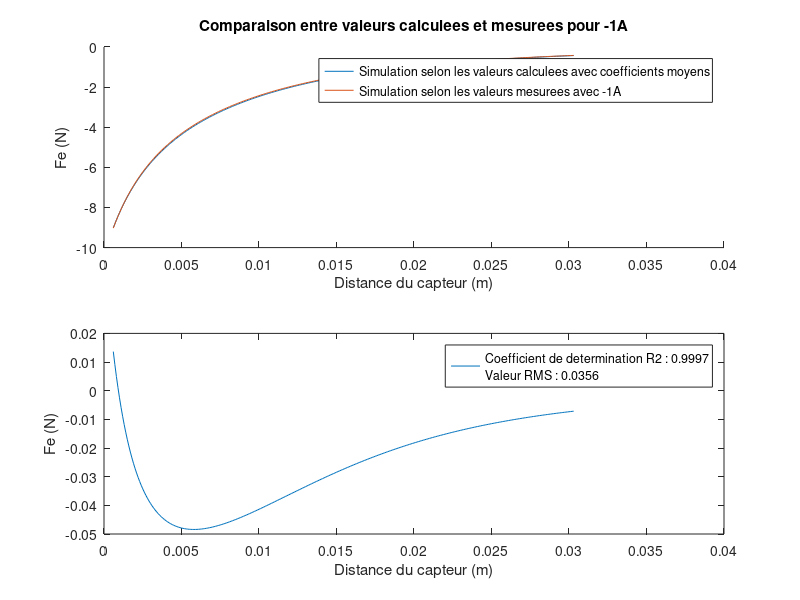
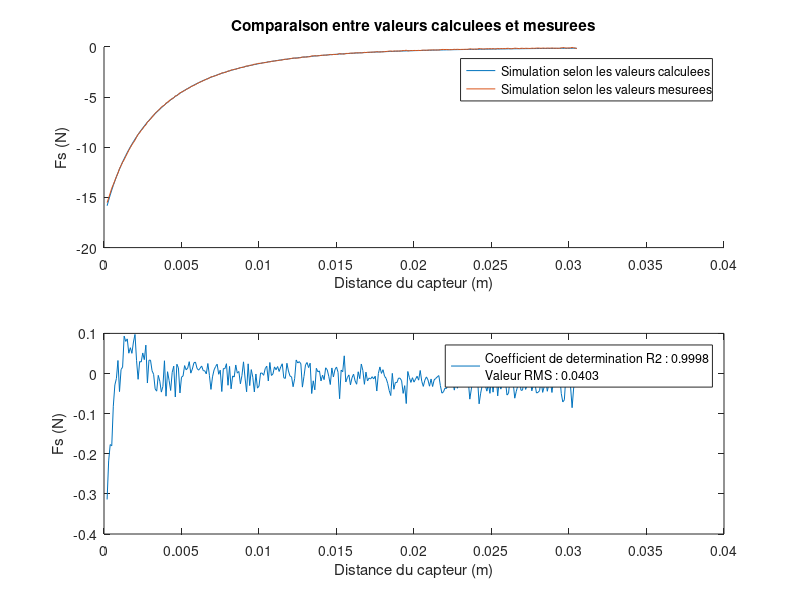

MATLAB code to generate these figures, in order:
reset = 1;

if reset
   close all
   clear all
   clc
end

% figure 1:   Simulation avec -1A
% figure 2:   Simulation avec -2A
% figure 3:   Simulation avec -1A mesure et coefficient moyens
% figure 4:   Simulation avec -2A mesure et coefficient moyens
% figure 5:   Simulation pour Fs
% figure 6:    
% figure 7:   
% figure 8:   
% figure 9:   
% figure 10:   
%figures    1 2 3 4 5 6 7 8 9 10
figures = [ 0 0 1 0 1 0 0 0 0 0];           %Mettre 1 pour afficher et 0 pour cacher

% displays 1:   Erreur sur -1A
% displays 2:   Erreur sur -2A
% displays 3:   Choix des coefficients Fe
% displays 4:   Erreur sur Fs
% displays 5:   Choix des coefficients Fs
% displays 6:
% displays 7:   
% displays 8:   
% displays 9:   
% displays 10:   
%displays    1 2 3 4 5 6 7 8 9 10
displays = [ 0 0 1 0 1 0 0 0 0 0];          %Mettre 1 pour afficher et 0 pour cacher

%% mesures avec -1A

load('Fe_attraction.mat')

I1 = -1;
be1 = 13.029359254409743;

z1_1 = z_m1A;
z1_0 = z1_1.^0;
z1_2 = z1_1.^2;
z1_3 = z1_1.^3;

Y1 = ((I1^2+be1*abs(I1))*sign(I1))./Fe_m1A;

X1 = [z1_0 z1_1 z1_2 z1_3];

a1 = pinv(X1)*Y1;
ae1_0 = a1(1);
ae1_1 = a1(2);
ae1_2 = a1(3);
ae1_3 = a1(4);

Fe1 = ((I1^2+be1*abs(I1))*sign(I1))./(ae1_0.*z1_0 + ae1_1.*z1_1 + ae1_2.*z1_2 + ae1_3.*z1_3);

N1 = length(Fe_m1A);
Fe_m1Am = sum(Fe_m1A)/N1;
SSres1 = sum((Fe_m1A-Fe1).^2);
SST1 = sum((Fe_m1A-Fe_m1Am).^2);
RMS1 = sqrt(sum((Fe1-Fe_m1A).^2)/N1);
R1 = 1 - SSres1/SST1;
R1_2 = sum((Fe1-Fe_m1Am).^2)/sum((Fe_m1A-Fe_m1Am).^2);

if figures(1)
    figure()
    subplot(2,1,1)
    hold on
    plot(z_m1A,Fe1)
    plot(z_m1A,Fe_m1A)
    legend('Simulation selon les valeurs calculees avec -1A','Simulation selon les valeurs mesurees avec -1A')
    title('Comparaison entre valeurs calculees et mesurees pour -1A')
    xlabel('Distance du capteur (m)')
    ylabel('Fe (N)')
    hold off
    subplot(2,1,2)
    plot(z_m1A,Fe1-Fe_m1A)
    ErreurText = sprintf('Coefficient de determination R2 : %.4f\nValeur RMS : %.4f\t', R1,RMS1);
    legend(ErreurText)
    xlabel('Distance du capteur (m)')
    ylabel('Fe (N)')
end

if displays(1)
    disp('Qualite de l"approximation par les moindres carres de -1A :')
    disp('Valeur moyennes des mesures :')
    disp(Fe_m1Am)
    disp('Somme des residues au carre :')
    disp(SSres1)
    disp('Somme des erreurs totales au carre :')
    disp(SST1)
    disp('Coefficient de determination R2 :')
    disp(R1)
    disp('Valeur RMS :')
    disp(RMS1)
end


%% mesures avec -2A

load('Fe_attraction.mat')

I2 = -2;
be1 = 13.029359254409743;

z2_1 = z_m2A;
z2_0 = z2_1.^0;
z2_2 = z2_1.^2;
z2_3 = z2_1.^3;

Y2 = ((I2^2+be1*abs(I2))*sign(I2))./Fe_m2A;

X2 = [z2_0 z2_1 z2_2 z2_3];

a2 = pinv(X2)*Y2;
ae2_0 = a2(1);
ae2_1 = a2(2);
ae2_2 = a2(3);
ae2_3 = a2(4);

Fe2 = ((I2^2+be1*abs(I2))*sign(I2))./(ae2_0.*z2_0 + ae2_1.*z2_1 + ae2_2.*z2_2 + ae2_3.*z2_3);

N2 = length(Fe_m2A);
Fe_m2Am = sum(Fe_m2A)/N2;
SSres2 = sum((Fe_m2A-Fe2).^2);
SST2 = sum((Fe_m2A-Fe_m2Am).^2);
RMS2 = sqrt(sum((Fe2-Fe_m2A).^2)/N2);
R2 = 1 - SSres2/SST2;
R2_2 = sum((Fe2-Fe_m2Am).^2)/sum((Fe_m2A-Fe_m2Am).^2);

if figures(2)
    figure()
    subplot(2,1,1)
    hold on
    plot(z_m2A,Fe2)
    plot(z_m2A,Fe_m2A)
    legend('Simulation selon les valeurs calculees avec -2A','Simulation selon les valeurs mesurees avec -2A')
    title('Comparaison entre valeurs calculees et mesurees pour -2A')
    xlabel('Distance du capteur (m)')
    ylabel('Fe (N)')
    hold off
    subplot(2,1,2)
    plot(z_m2A,Fe2-Fe_m2A)
    ErreurText = sprintf('Coefficient de determination R2 : %.4f\nValeur RMS : %.4f\t', R2,RMS2);
    legend(ErreurText)
    xlabel('Distance du capteur (m)')
    ylabel('Fe (N)')
end

if displays(2)
    disp('Qualite de l"approximation par les moindres carres de -2A :')
    disp('Valeur moyennes des mesures :')
    disp(Fe_m2Am)
    disp('Somme des residues au carre :')
    disp(SSres2)
    disp('Somme des erreurs totales au carre :')
    disp(SST2)
    disp('Coefficient de determination R2 :')
    disp(R2)
    disp('Valeur RMS :')
    disp(RMS2)
end

%% Coefficients moyens

aMean = (a1+a2)./2;

aeMean_0 = aMean(1);
aeMean_1 = aMean(2);
aeMean_2 = aMean(3);
aeMean_3 = aMean(4);

Fe1Mean = ((I1^2+be1*abs(I1))*sign(I1))./(aeMean_0.*z1_0 + aeMean_1.*z1_1 + aeMean_2.*z1_2 + aeMean_3.*z1_3);
Fe2Mean = ((I2^2+be1*abs(I2))*sign(I2))./(aeMean_0.*z2_0 + aeMean_1.*z2_1 + aeMean_2.*z2_2 + aeMean_3.*z2_3);

SSres1 = sum((Fe_m1A-Fe1Mean).^2);
SST1 = sum((Fe_m1A-Fe_m1Am).^2);
RMS1 = sqrt(sum((Fe1Mean-Fe_m1A).^2)/N1);
R1 = 1 - SSres1/SST1;

SSres2 = sum((Fe_m2A-Fe2Mean).^2);
SST2 = sum((Fe_m2A-Fe_m2Am).^2);
RMS2 = sqrt(sum((Fe2Mean-Fe_m2A).^2)/N2);
R2 = 1 - SSres2/SST2;

if figures(3)
    figure()
    subplot(2,1,1)
    hold on
    plot(z_m1A,Fe1)
    plot(z_m1A,Fe1Mean)
    legend('Simulation selon les valeurs calculees avec coefficients moyens','Simulation selon les valeurs mesurees avec -1A')
    title('Comparaison entre valeurs calculees et mesurees pour -1A')
    xlabel('Distance du capteur (m)')
    ylabel('Fe (N)')
    hold off
    subplot(2,1,2)
    plot(z_m1A,Fe1-Fe1Mean)
    ErreurText = sprintf('Coefficient de determination R2 : %.4f\nValeur RMS : %.4f\t', R1,RMS1);
    legend(ErreurText)
    xlabel('Distance du capteur (m)')
    ylabel('Fe (N)')
end

if figures(4)
    figure()
    subplot(2,1,1)
    hold on
    plot(z_m2A,Fe2)
    plot(z_m2A,Fe2Mean)
    legend('Simulation selon les valeurs calculees avec coefficients moyens','Simulation selon les valeurs mesurees avec -2A')
    title('Comparaison entre valeurs calculees et mesurees pour -2A')
    xlabel('Distance du capteur (m)')
    ylabel('Fe (N)')
    hold off
    subplot(2,1,2)
    plot(z_m2A,Fe2-Fe2Mean)
    ErreurText = sprintf('Coefficient de determination R2 : %.4f\nValeur RMS : %.4f\t', R2,RMS2);
    legend(ErreurText)
    xlabel('Distance du capteur (m)')
    ylabel('Fe (N)')
end

if displays(3)
    disp('Les coefficients choisis correspondent a la moyenne des coefficients')
    disp('calcules avec -1A et -2A : ')
    disp('ae0 : '),
    disp(aMean(1))
    disp('ae1 : '),
    disp(aMean(2))
    disp('ae2 : '),
    disp(aMean(3))
    disp('ae3 : '),
    disp(aMean(4))
end

%% mesures avec Fs

load('Fs.mat')

z_pos = z_pos(1:150);       %Les valeurs du debut sont plus importante que celles de la fin
Fs = Fs(1:150);             %pour la determination des coefficients (la fin tend vers zero)

z3_1 = z_pos;
z3_0 = z3_1.^0;
z3_2 = z3_1.^2;
z3_3 = z3_1.^3;

Y3 = -1./Fs;

X3 = [z3_0 z3_1 z3_2 z3_3];

a3 = pinv(X3)*Y3;
as_0 = a3(1);
as_1 = a3(2);
as_2 = a3(3);
as_3 = a3(4);

load('Fs.mat')
z3_1 = z_pos;
z3_0 = z3_1.^0;
z3_2 = z3_1.^2;
z3_3 = z3_1.^3;

Fs_sim = -1./(as_0.*z3_0 + as_1.*z3_1 + as_2.*z3_2 + as_3.*z3_3);

NFs = length(Fs);
FsMean = sum(Fs)/NFs;
SSresFs = sum((Fs-Fs_sim).^2);
SSTFs = sum((Fs-FsMean).^2);
RMSFs = sqrt(sum((Fs_sim-Fs).^2)/NFs);
RFs = 1 - SSresFs/SSTFs;

if figures(5)
    figure()
    subplot(2,1,1)
    hold on
    plot(z_pos,Fs_sim)
    plot(z_pos,Fs)
    legend('Simulation selon les valeurs calculees','Simulation selon les valeurs mesurees')
    title('Comparaison entre valeurs calculees et mesurees')
    xlabel('Distance du capteur (m)')
    ylabel('Fs (N)')
    hold off
    subplot(2,1,2)
    plot(z_pos,Fs_sim-Fs)
    ErreurText = sprintf('Coefficient de determination R2 : %.4f\nValeur RMS : %.4f\t', RFs,RMSFs);
    legend(ErreurText)
    xlabel('Distance du capteur (m)')
    ylabel('Fs (N)')
end

if displays(4)
    disp('Qualite de l"approximation par les moindres carres de Fs :')
    disp('Valeur moyennes des mesures :')
    disp(FsMean)
    disp('Somme des residues au carre :')
    disp(SSresFs)
    disp('Somme des erreurs totales au carre :')
    disp(SSTFs)
    disp('Coefficient de determination R2 :')
    disp(RFs)
    disp('Valeur RMS :')
    disp(RMSFs)
end

%% Choix des coefficients finaux

if displays(5)
    disp('Les coefficients choisis sont :')
    disp('as0 : '),
    disp(a3(1))
    disp('as1 : '),
    disp(a3(2))
    disp('as2 : '),
    disp(a3(3))
    disp('as3 : '),
    disp(a3(4))
end

